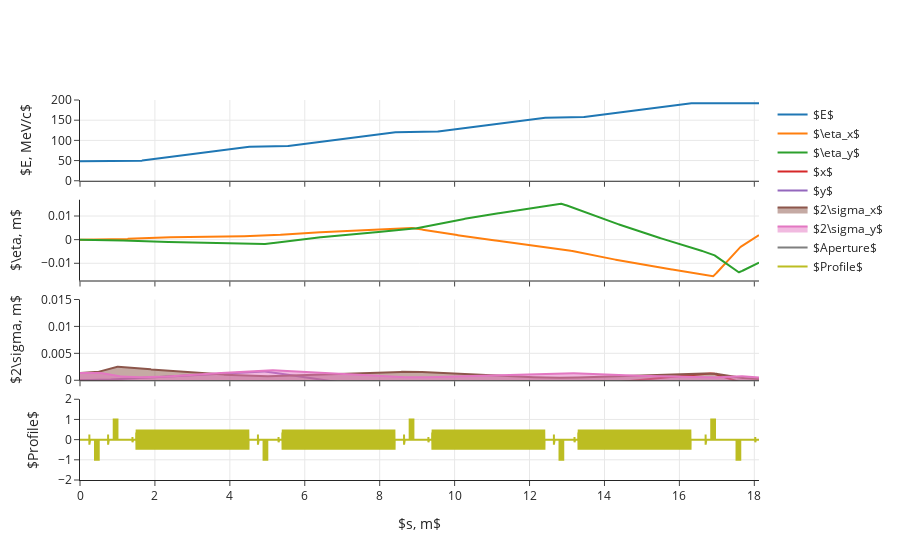

Notebook cell for this chart:
### Code cell
fig = make_subplots(
    rows=4, cols=1, shared_xaxes=True, vertical_spacing=0.05,
)

fig.add_trace(
    go.Scatter(x=twiss_data["s"], y=twiss_data["p"], name=r'$E$',
               hovertemplate=(
                   "<b>s</b>: %{x:.2f} m<br>"
                   "<b>Energy</b>: %{y:.2f} MeV/c<br>"
                    "<extra></extra>"
               )
    ),
    row=1, col=1,
)

fig.add_trace(
    go.Scatter(x=twiss_data["s"], y=twiss_data["etax"], name=r'$\eta_x$',
               hovertemplate=(
                   "<b>s</b>: %{x:.2f} m<br>"
                   "<b>Dispersion x</b>: %{y:.2f} m<br>"
                    "<extra></extra>"
               )
    ),
    row=2, col=1,
)

fig.add_trace(
    go.Scatter(x=twiss_data["s"], y=twiss_data["etay"], name=r'$\eta_y$',
               hovertemplate=(
                   "<b>s</b>: %{x:.2f} m<br>"
                   "<b>Dispersion y</b>: %{y:.2f} m<br>"
                    "<extra></extra>"
               )
    ),
    row=2, col=1,
)

fig.add_trace(
    go.Scatter(x=centroid_data["s"], y=centroid_data["Cx"], name=r'$x$',
               hovertemplate=(
                   "<b>s</b>: %{x:.2f} m<br>"
                   "<b>Centroid x</b>: %{y:.2f} m<br>"
                    "<extra></extra>"
               )
    ),
    row=3, col=1,
)

fig.add_trace(
    go.Scatter(x=centroid_data["s"], y=centroid_data["Cy"], name=r'$y$',
               hovertemplate=(
                   "<b>s</b>: %{x:.2f} m<br>"
                   "<b>Centroid y</b>: %{y:.2f} m<br>"
                    "<extra></extra>"
               )
    ),
    row=3, col=1,
)

fig.add_trace(
    go.Scatter(x=twiss_data["s"], y=2*twiss_data["sigmax"], fill="tozeroy", name=r'$2\sigma_x$', 
               hovertemplate=(
                   "<b>s</b>: %{x:.2f} m<br>"
                   "<b>Envelope x</b>: %{y:.2f} m<br>"
                    "<extra></extra>"
               )
    ),
    row=3, col=1,
)

fig.add_trace(
    go.Scatter(x=twiss_data["s"], y=2*twiss_data["sigmay"], fill="tozeroy", name=r'$2\sigma_y$',
               hovertemplate=(
                   "<b>s</b>: %{x:.2f} m<br>"
                   "<b>Envelope y</b>: %{y:.2f} m<br>"
                    "<extra></extra>"
               )
    ),
    row=3, col=1,
)

fig.add_trace(
    go.Scatter(x=twiss_data["s"], y=twiss_data["xAperture"], name=r"$Aperture$",
               hovertemplate=(
                   "<b>s</b>: %{x:.2f} m<br>"
                   "<b>Aperture</b>: %{y:.2f} m<br>"
                    "<extra></extra>"
               )
    ),
    row=3, col=1,
)

fig.add_trace(
    go.Scatter(x=beamline_data["s"], y=beamline_data["Profile"], text=beamline_data["ElementName"], name=r"$Profile$",
               hovertemplate=(
                   "<b>s</b>: %{x:.2f} m<br>"
                   "<b>Name</b>: %{text}<br>"
                    "<extra></extra>"
               )
    ),
    row=4, col=1
)

fig.update_layout(
    height=1200, template="simple_white", showlegend=True,
)

fig.update_xaxes(showgrid=True, row=1, col=1)
fig.update_yaxes(title_text=r"$E, MeV/c$", range=(0, 200), showgrid=True, row=1, col=1)

fig.update_xaxes(showgrid=True, row=2, col=1)
fig.update_yaxes(title_text=r"$\eta, m$", showgrid=True, row=2, col=1)

fig.update_xaxes(showgrid=True, row=3, col=1)
fig.update_yaxes(title_text=r"$2\sigma, m$", range=(0, 15e-3), showgrid=True, row=3, col=1)

fig.update_xaxes(title_text=r"$s, m$", showgrid=True, row=4, col=1)
fig.update_yaxes(title_text=r"$Profile$", range=(-2, 2), showgrid=True, row=4, col=1)

fig.show()

### Figure 1 — Plotly figure (JSON) as saved in the notebook; plotly's stock layout.template omitted (floating-point values rounded to 4 significant figures; data arrays with more than 128 entries replaced by an {"elided": "..."} marker saying what was removed)
{"data": [{"hovertemplate": "<b>s</b>: %{x:.2f} m<br><b>Energy</b>: %{y:.2f} MeV/c<br><extra></extra>", "name": "$E$", "type": "scatter", "x": {"elided": "1824 float values"}, "xaxis": "x", "y": {"elided": "1824 float values"}, "yaxis": "y"}, {"hovertemplate": "<b>s</b>: %{x:.2f} m<br><b>Dispersion x</b>: %{y:.2f} m<br><extra></extra>", "name": "$\\eta_x$", "type": "scatter", "x": {"elided": "1824 float values"}, "xaxis": "x2", "y": {"elided": "1824 float values"}, "yaxis": "y2"}, {"hovertemplate": "<b>s</b>: %{x:.2f} m<br><b>Dispersion y</b>: %{y:.2f} m<br><extra></extra>", "name": "$\\eta_y$", "type": "scatter", "x": {"elided": "1824 float values"}, "xaxis": "x2", "y": {"elided": "1824 float values"}, "yaxis": "y2"}, {"hovertemplate": "<b>s</b>: %{x:.2f} m<br><b>Centroid x</b>: %{y:.2f} m<br><extra></extra>", "name": "$x$", "type": "scatter", "x": {"elided": "1824 float values"}, "xaxis": "x3", "y": {"elided": "1824 float values"}, "yaxis": "y3"}, {"hovertemplate": "<b>s</b>: %{x:.2f} m<br><b>Centroid y</b>: %{y:.2f} m<br><extra></extra>", "name": "$y$", "type": "scatter", "x": {"elided": "1824 float values"}, "xaxis": "x3", "y": {"elided": "1824 float values"}, "yaxis": "y3"}, {"fill": "tozeroy", "hovertemplate": "<b>s</b>: %{x:.2f} m<br><b>Envelope x</b>: %{y:.2f} m<br><extra></extra>", "name": "$2\\sigma_x$", "type": "scatter", "x": {"elided": "1824 float values"}, "xaxis": "x3", "y": {"elided": "1824 float values"}, "yaxis": "y3"}, {"fill": "tozeroy", "hovertemplate": "<b>s</b>: %{x:.2f} m<br><b>Envelope y</b>: %{y:.2f} m<br><extra></extra>", "name": "$2\\sigma_y$", "type": "scatter", "x": {"elided": "1824 float values"}, "xaxis": "x3", "y": {"elided": "1824 float values"}, "yaxis": "y3"}, {"hovertemplate": "<b>s</b>: %{x:.2f} m<br><b>Aperture</b>: %{y:.2f} m<br><extra></extra>", "name": "$Aperture$", "type": "scatter", "x": {"elided": "1824 float values"}, "xaxis": "x3", "y": {"elided": "1824 int values"}, "yaxis": "y3"}, {"hovertemplate": "<b>s</b>: %{x:.2f} m<br><b>Name</b>: %{text}<br><extra></extra>", "name": "$Profile$", "text": {"elided": "13559 str values"}, "type": "scatter", "x": {"elided": "13559 float values"}, "xaxis": "x4", "y": {"elided": "13559 float values"}, "yaxis": "y4"}], "layout": {"autosize": true, "showlegend": true, "xaxis": {"anchor": "y", "autorange": true, "domain": [0, 1], "matches": "x4", "range": [0, 18.12], "showgrid": true, "showticklabels": false, "type": "linear"}, "xaxis2": {"anchor": "y2", "autorange": true, "domain": [0, 1], "matches": "x4", "range": [0, 18.12], "showgrid": true, "showticklabels": false, "type": "linear"}, "xaxis3": {"anchor": "y3", "autorange": true, "domain": [0, 1], "matches": "x4", "range": [0, 18.12], "showgrid": true, "showticklabels": false, "type": "linear"}, "xaxis4": {"anchor": "y4", "autorange": true, "domain": [0, 1], "range": [0, 18.12], "showgrid": true, "title": {"text": "$s, m$"}, "type": "linear"}, "yaxis": {"anchor": "x", "domain": [0.7875, 1], "range": [0, 200], "showgrid": true, "title": {"text": "$E, MeV/c$"}, "type": "linear"}, "yaxis2": {"anchor": "x2", "autorange": true, "domain": [0.525, 0.7375], "range": [-0.01728, 0.01687], "showgrid": true, "title": {"text": "$\\eta, m$"}, "type": "linear"}, "yaxis3": {"anchor": "x3", "domain": [0.2625, 0.475], "range": [0, 0.015], "showgrid": true, "title": {"text": "$2\\sigma, m$"}, "type": "linear"}, "yaxis4": {"anchor": "x4", "domain": [0, 0.2125], "range": [-2, 2], "showgrid": true, "title": {"text": "$Profile$"}, "type": "linear"}}}
